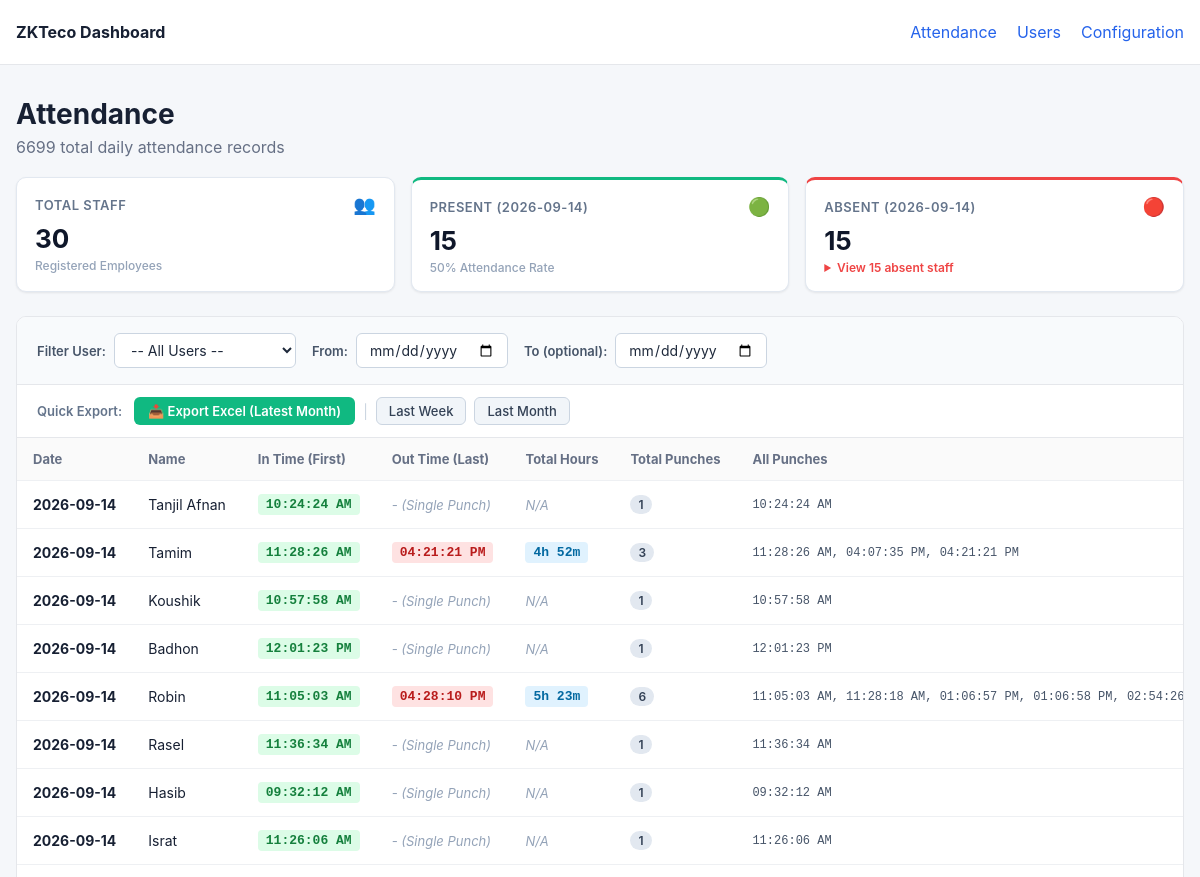
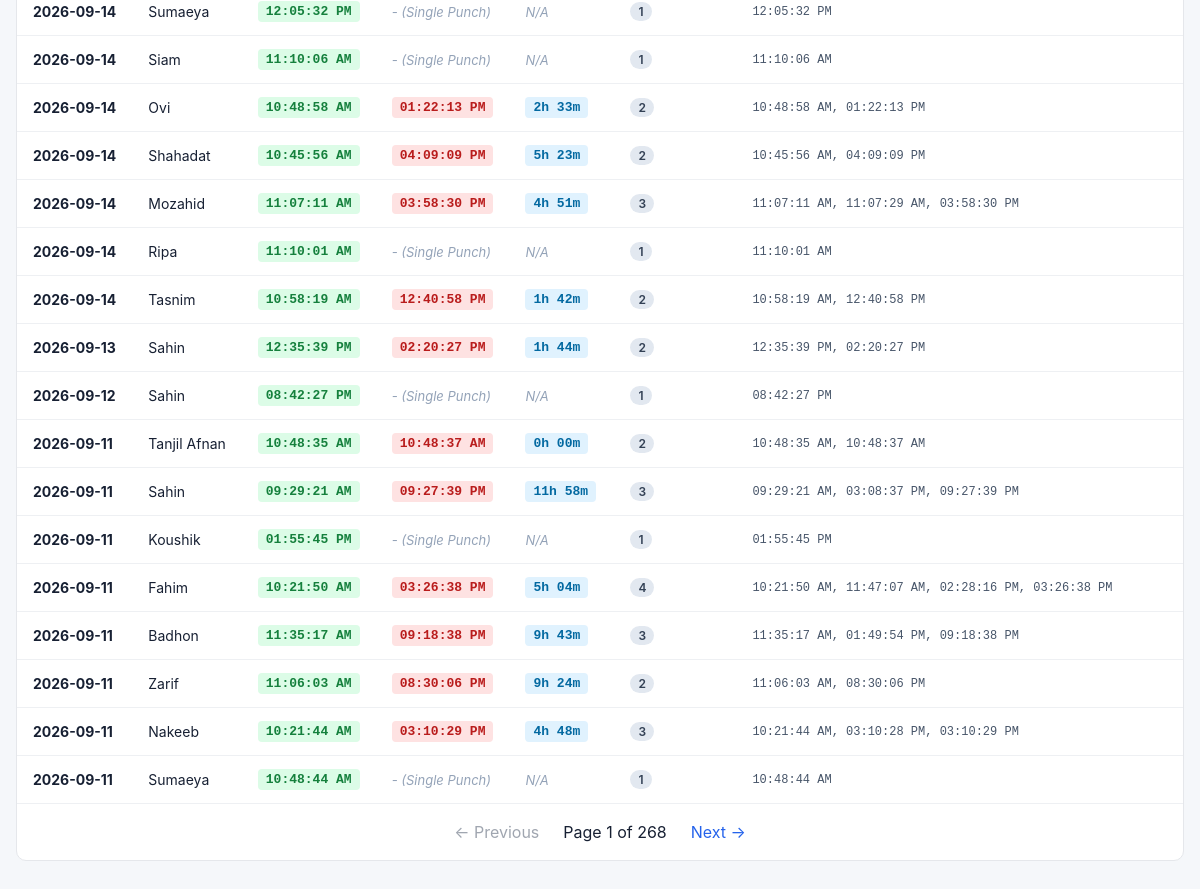
The page / on the database its author committed (2 pictures, top to bottom).
### tables this page shows
CREATE TABLE users (
            user_id TEXT PRIMARY KEY,
            name TEXT,
            privilege TEXT,
            created_at TEXT DEFAULT CURRENT_TIMESTAMP,
            updated_at TEXT DEFAULT CURRENT_TIMESTAMP
        );

### dashboard/app.py (the view)
@app.route("/")
def attendance():
    selected_user_id = request.args.get("user_id", "").strip()
    selected_from_date = request.args.get("from_date", "").strip()
    selected_to_date = request.args.get("to_date", "").strip()
    try:
        page = max(1, int(request.args.get("page", 1)))
    except ValueError:
        page = 1
    per_page = 25
    offset = (page - 1) * per_page
    db = get_db()
    all_users = db.execute(
        "SELECT user_id, name FROM users ORDER BY CAST(user_id AS INTEGER), user_id"
    ).fetchall()
    if selected_from_date and selected_to_date and selected_from_date == selected_to_date:
        target_date = selected_from_date
    elif selected_from_date and not selected_to_date:
        target_date = selected_from_date
    else:
        latest_date_row = db.execute("SELECT MAX(DATE(timestamp)) FROM attendance").fetchone()
        target_date = latest_date_row[0] if latest_date_row and latest_date_row[0] else datetime.now().strftime("%Y-%m-%d")
    present_rows = db.execute(
        "SELECT DISTINCT user_id FROM attendance WHERE DATE(timestamp) = ?",
        (target_date,),
    ).fetchall()
    present_uids = set(r[0] for r in present_rows)
    total_staff = len(all_users)
    present_count = len(present_uids)
    absent_count = max(0, total_staff - present_count)
    absent_users = [dict(u) for u in all_users if u["user_id"] not in present_uids]
    analytics = {
        "target_date": target_date,
        "total_staff": total_staff,
        "present_count": present_count,
        "absent_count": absent_count,
        "absent_users": absent_users,
    }
    conditions = []
    params = []
    if selected_user_id:
        conditions.append("a.user_id = ?")
        params.append(selected_user_id)
    if selected_from_date:
        conditions.append("DATE(a.timestamp) >= ?")
        params.append(selected_from_date)
    if selected_to_date:
        conditions.append("DATE(a.timestamp) <= ?")
        params.append(selected_to_date)
    where_clause = f"WHERE {' AND '.join(conditions)}" if conditions else ""
    count_sql = f"SELECT COUNT(*) FROM (SELECT 1 FROM attendance a {where_clause} GROUP BY a.user_id, DATE(a.timestamp))"
    total = db.execute(count_sql, params).fetchone()[0]
    rows_sql = f"""
        SELECT
            DATE(a.timestamp) AS date,
            a.user_id,
            COALESCE(u.name, 'Unknown') AS name,
            MIN(a.timestamp) AS min_ts,
            MAX(a.timestamp) AS max_ts,
            strftime('%I:%M:%S %p', MIN(a.timestamp)) AS in_time,
            strftime('%I:%M:%S %p', MAX(a.timestamp)) AS out_time,
            COUNT(*) AS total_punches,
            GROUP_CONCAT(strftime('%I:%M:%S %p', a.timestamp), ', ') AS all_punches
        FROM attendance a
        LEFT JOIN users u
            ON u.user_id = a.user_id
        {where_clause}
        GROUP BY a.user_id, DATE(a.timestamp)
        ORDER BY date DESC, CAST(a.user_id AS INTEGER), a.user_id
        LIMIT ? OFFSET ?
    """
    raw_rows = db.execute(rows_sql, params + [per_page, offset]).fetchall()
    db.close()
    rows = []
    for r in raw_rows:
        row_dict = dict(r)
        row_dict["total_hours"] = compute_total_hours(r["min_ts"], r["max_ts"], r["total_punches"])
        rows.append(row_dict)
    total_pages = max(1, (total + per_page - 1) // per_page)
    return render_template(
        "attendance.html",
        rows=rows,
        users_list=all_users,
        selected_user_id=selected_user_id,
        selected_from_date=selected_from_date,
        selected_to_date=selected_to_date,
        analytics=analytics,
        page=page,
        per_page=per_page,
        total=total,
        total_pages=total_pages,
    )

### dashboard/app.py (called while the page is built)
def get_db():
    db = sqlite3.connect(DB_FILE)
    db.row_factory = sqlite3.Row
    return db

def compute_total_hours(min_ts, max_ts, total_punches):
    if total_punches > 1 and min_ts and max_ts:
        try:
            t_in = datetime.fromisoformat(min_ts)
            t_out = datetime.fromisoformat(max_ts)
            diff = t_out - t_in
            secs = int(diff.total_seconds())
            if secs > 0:
                h = secs // 3600
                m = (secs % 3600) // 60
                return f"{h}h {m:02d}m"
        except Exception:
            pass
    return "N/A"

### dashboard/templates/attendance.html (shortened to what this page needs)
{% extends "base.html" %}
{% block content %}
<div class="page-header">
    <div>
        <h1>Attendance</h1>
        <p>
            {% if selected_from_date and selected_to_date %}
                Showing attendance {% if selected_user_id %}for User {{ selected_user_id }} {% endif %}from {{ selected_from_date }} to {{ selected_to_date }} ({{ total }} daily records found)
            {% elif selected_from_date %}
                Showing attendance {% if selected_user_id %}for User {{ selected_user_id }} {% endif %}from {{ selected_from_date }} onwards ({{ total }} daily records found)
            {% elif selected_to_date %}
                Showing attendance {% if selected_user_id %}for User {{ selected_user_id }} {% endif %}up to {{ selected_to_date }} ({{ total }} daily records found)
            {% elif selected_user_id %}
                Showing daily attendance for User {{ selected_user_id }} ({{ total }} daily records found)
            {% else %}
                {{ total }} total daily attendance records
            {% endif %}
        </p>
    </div>
</div>
<div class="kpi-grid">
    <div class="kpi-card">
        <div class="kpi-header">
            <span class="kpi-label">Total Staff</span>
            <span class="kpi-icon">👥</span>
        </div>
        <div class="kpi-value">{{ analytics.total_staff }}</div>
        <div class="kpi-sub">Registered Employees</div>
    </div>
    <div class="kpi-card kpi-card-success">
        <div class="kpi-header">
            <span class="kpi-label">Present ({{ analytics.target_date }})</span>
            <span class="kpi-icon">🟢</span>
        </div>
        <div class="kpi-value">{{ analytics.present_count }}</div>
        <div class="kpi-sub">{{ ((analytics.present_count / (analytics.total_staff or 1)) * 100)|round|int }}% Attendance Rate</div>
    </div>
    <div class="kpi-card kpi-card-danger">
        <div class="kpi-header">
            <span class="kpi-label">Absent ({{ analytics.target_date }})</span>
            <span class="kpi-icon">🔴</span>
        </div>
        <div class="kpi-value">{{ analytics.absent_count }}</div>
        <div class="kpi-sub">
            {% if analytics.absent_count > 0 %}
                <details class="absent-details">
                    <summary>View {{ analytics.absent_count }} absent staff</summary>
                </details>
            {% else %}
                All staff present!
            {% endif %}
        </div>
    </div>
</div>
<div class="card">
    <form method="GET" action="{{ url_for('attendance') }}" class="filter-bar">
        <div class="filter-group">
            <label for="user-select">Filter User:</label>
            <select name="user_id" id="user-select" onchange="this.form.submit()">
                <option value="">-- All Users --</option>
            </select>
        </div>
        <div class="filter-group">
            <label for="from-date">From:</label>
            <input type="date" name="from_date" id="from-date" value="{{ selected_from_date }}" onchange="this.form.submit()">
        </div>
        <div class="filter-group">
            <label for="to-date">To (optional):</label>
            <input type="date" name="to_date" id="to-date" value="{{ selected_to_date }}" onchange="this.form.submit()">
        </div>
    </form>
    <div class="export-bar">
        <div class="export-label">Quick Export:</div>
        <div class="export-buttons">
            <a href="{{ url_for('export_excel', user_id=selected_user_id, from_date=selected_from_date, to_date=selected_to_date) }}" class="btn-export">
                📥 Export Excel {% if not selected_user_id and not selected_from_date and not selected_to_date %}(Latest Month){% else %}(Filtered){% endif %}
            </a>
            <span class="divider">|</span>
            <a href="{{ url_for('export_excel', preset='last_week', user_id=selected_user_id) }}" class="btn-preset">Last Week</a>
            <a href="{{ url_for('export_excel', preset='last_month', user_id=selected_user_id) }}" class="btn-preset">Last Month</a>
        </div>
    </div>
    <div class="table-wrap">
        <table>
            <thead>
                <tr>
                    <th>Date</th>
                    <th>Name</th>
                    <th>In Time (First)</th>
                    <th>Out Time (Last)</th>
                    <th>Total Hours</th>
                    <th>Total Punches</th>
                    <th>All Punches</th>
                </tr>
            </thead>
            <tbody>
            {% for row in rows %}
                <tr>
                    <td><strong>{{ row.date }}</strong></td>
                    <td>{{ row.name }}</td>
                    <td>
                        <span class="time-tag in-time">{{ row.in_time }}</span>
                    </td>
                    <td>
                        {% if row.total_punches > 1 %}
                            <span class="time-tag out-time">{{ row.out_time }}</span>
                        {% else %}
                            <span class="single-punch">- (Single Punch)</span>
                        {% endif %}
                    </td>
                    <td>
                        <span class="{% if row.total_hours != 'N/A' %}hours-tag{% else %}single-punch{% endif %}">
                            {{ row.total_hours }}
                        </span>
                    </td>
                    <td><span class="badge">{{ row.total_punches }}</span></td>
                    <td class="punch-list">{{ row.all_punches }}</td>
                </tr>
            {% else %}
                <tr>
                    <td colspan="7" class="empty">No attendance records found.</td>
                </tr>
            {% endfor %}
            </tbody>
        </table>
    </div>
    {% include "_pagination.html" %}
</div>
{% endblock %}

### dashboard/static/style.css (style rules this page uses)
* { box-sizing: border-box; }
body { margin: 0; background: #f5f7fa; color: #172033; font-family: -apple-system, BlinkMacSystemFont, "Segoe UI", sans-serif; }
.page-header { margin-bottom: 20px; }
h1 { margin: 0 0 6px; font-size: 28px; }
p { margin: 0; color: #667085; }
.card { background: white; border: 1px solid #e5e7eb; border-radius: 10px; overflow: hidden; }
.table-wrap { overflow-x: auto; }
table { width: 100%; border-collapse: collapse; }
th, td { padding: 13px 16px; text-align: left; border-bottom: 1px solid #eef0f3; white-space: nowrap; }
th { background: #fafafa; font-size: 13px; color: #667085; }
td { font-size: 14px; }
.filter-bar { padding: 16px 20px; background: #f8fafc; border-bottom: 1px solid #e5e7eb; display: flex; align-items: center; flex-wrap: wrap; gap: 16px; }
.filter-group { display: flex; align-items: center; gap: 8px; }
.filter-group label { font-size: 13px; font-weight: 600; color: #475569; }
.filter-group select, .filter-group input[type="date"] { padding: 7px 12px; border: 1px solid #cbd5e1; border-radius: 6px; background-color: #ffffff; font-size: 14px; font-family: inherit; color: #1e293b; outline: none; cursor: pointer; transition: border-color 0.15s ease; }
.time-tag { display: inline-block; padding: 3px 8px; border-radius: 4px; font-size: 13px; font-family: ui-monospace, SFMono-Regular, Menlo, Monaco, Consolas, monospace; font-weight: 600; }
.time-tag.in-time { background: #dcfce7; color: #15803d; }
.time-tag.out-time { background: #fee2e2; color: #b91c1c; }
.hours-tag { display: inline-block; padding: 3px 8px; border-radius: 4px; font-size: 13px; font-family: ui-monospace, SFMono-Regular, Menlo, Monaco, Consolas, monospace; font-weight: 600; background: #e0f2fe; color: #0369a1; }
.single-punch { font-size: 13px; color: #94a3b8; font-style: italic; }
.badge { display: inline-block; padding: 2px 8px; border-radius: 12px; font-size: 12px; font-weight: 600; background: #e2e8f0; color: #334155; }
.punch-list { font-family: ui-monospace, SFMono-Regular, Menlo, Monaco, Consolas, monospace; font-size: 12px; color: #475569; }
.export-bar { padding: 12px 20px; background: #ffffff; border-bottom: 1px solid #e5e7eb; display: flex; align-items: center; gap: 12px; flex-wrap: wrap; }
.export-label { font-size: 13px; font-weight: 600; color: #64748b; }
.export-buttons { display: flex; align-items: center; gap: 8px; flex-wrap: wrap; }
.btn-export { display: inline-flex; align-items: center; gap: 6px; padding: 6px 14px; background-color: #10b981; color: #ffffff; font-size: 13px; font-weight: 600; border-radius: 6px; text-decoration: none; transition: background-color 0.15s ease; }
.btn-preset { display: inline-flex; align-items: center; padding: 5px 12px; background-color: #f1f5f9; color: #334155; font-size: 13px; font-weight: 500; border-radius: 6px; border: 1px solid #cbd5e1; text-decoration: none; transition: all 0.15s ease; }
.divider { color: #cbd5e1; font-size: 14px; }
.kpi-grid { display: grid; grid-template-columns: repeat(auto-fit, minmax(200px, 1fr)); gap: 16px; margin-bottom: 24px; }
.kpi-card { background: #ffffff; border-radius: 10px; padding: 16px 18px; box-shadow: 0 1px 3px rgba(0, 0, 0, 0.05), 0 1px 2px rgba(0, 0, 0, 0.03); border: 1px solid #e2e8f0; position: relative; overflow: hidden; transition: transform 0.15s ease, box-shadow 0.15s ease; }
.kpi-header { display: flex; justify-content: space-between; align-items: center; margin-bottom: 8px; }
.kpi-label { font-size: 13px; font-weight: 600; color: #64748b; text-transform: uppercase; letter-spacing: 0.5px; }
.kpi-icon { font-size: 18px; }
.kpi-value { font-size: 26px; font-weight: 700; color: #0f172a; line-height: 1.2; margin-bottom: 4px; }
.kpi-sub { font-size: 12px; color: #94a3b8; font-weight: 500; }
.kpi-card-success { border-top: 3px solid #10b981; }
.kpi-card-danger { border-top: 3px solid #ef4444; }
.absent-details summary { font-size: 12px; color: #ef4444; cursor: pointer; font-weight: 600; user-select: none; outline: none; }

### rows shown on the page
users: date "2026-09-14", name "Tanjil Afnan", in_time "10:24:24 AM", shows "- (Single Punch)", total_hours "N/A", total_punches "1", all_punches "10:24:24 AM", date "2026-09-11", in_time "10:48:35 AM", out_time "10:48:37 AM", total_hours "0h 00m", total_punches "2", all_punches "10:48:35 AM, 10:48:37 AM"
users: date "2026-09-14", name "Tamim", in_time "11:28:26 AM", out_time "04:21:21 PM", total_hours "4h 52m", total_punches "3", all_punches "11:28:26 AM, 04:07:35 PM, 04:21:21 PM"
users: date "2026-09-14", name "Koushik", in_time "10:57:58 AM", shows "- (Single Punch)", total_hours "N/A", total_punches "1", all_punches "10:57:58 AM"
users: date "2026-09-14", name "Badhon", in_time "12:01:23 PM", shows "- (Single Punch)", total_hours "N/A", total_punches "1", all_punches "12:01:23 PM"
users: date "2026-09-14", name "Robin", in_time "11:05:03 AM", out_time "04:28:10 PM", total_hours "5h 23m", total_punches "6", all_punches "11:05:03 AM, 11:28:18 AM, 01:06:57 PM, 01:06:58 PM, 02:54:26…"
users: date "2026-09-14", name "Rasel", in_time "11:36:34 AM", shows "- (Single Punch)", total_hours "N/A", total_punches "1", all_punches "11:36:34 AM"
users: date "2026-09-14", name "Hasib", in_time "09:32:12 AM", shows "- (Single Punch)", total_hours "N/A", total_punches "1", all_punches "09:32:12 AM"
users: date "2026-09-14", name "Israt", in_time "11:26:06 AM", shows "- (Single Punch)", total_hours "N/A", total_punches "1", all_punches "11:26:06 AM"
users: date "2026-09-14", name "Sumaeya", in_time "12:05:32 PM", shows "- (Single Punch)", total_hours "N/A", total_punches "1", all_punches "12:05:32 PM"
users: date "2026-09-14", name "Siam", in_time "11:10:06 AM", shows "- (Single Punch)", total_hours "N/A", total_punches "1", all_punches "11:10:06 AM"
users: date "2026-09-14", name "Ovi", in_time "10:48:58 AM", out_time "01:22:13 PM", total_hours "2h 33m", total_punches "2", all_punches "10:48:58 AM, 01:22:13 PM"
users: date "2026-09-14", name "Shahadat", in_time "10:45:56 AM", out_time "04:09:09 PM", total_hours "5h 23m", total_punches "2", all_punches "10:45:56 AM, 04:09:09 PM"
users: date "2026-09-14", name "Mozahid", in_time "11:07:11 AM", out_time "03:58:30 PM", total_hours "4h 51m", total_punches "3", all_punches "11:07:11 AM, 11:07:29 AM, 03:58:30 PM"
users: date "2026-09-14", name "Ripa", in_time "11:10:01 AM", shows "- (Single Punch)", total_hours "N/A", total_punches "1", all_punches "11:10:01 AM"
users: date "2026-09-14", name "Tasnim", in_time "10:58:19 AM", out_time "12:40:58 PM", total_hours "1h 42m", total_punches "2", all_punches "10:58:19 AM, 12:40:58 PM"

### other values the page prints
{{ total }} "6699"
{{ analytics.total_staff }} "30"
{{ analytics.target_date }} "2026-09-14"
{{ analytics.present_count }} "15"
{{ analytics.absent_count }} "15"
{{ row.date }} "2026-09-13" "2026-09-12" "2026-09-11" "2026-09-11" "2026-09-11" "2026-09-11" "2026-09-11" "2026-09-11" "2026-09-11"
{{ row.name }} "Sahin" "Sahin" "Sahin" "Koushik" "Fahim" "Badhon" "Zarif" "Nakeeb" "Sumaeya"
{{ row.in_time }} "12:35:39 PM" "08:42:27 PM" "09:29:21 AM" "01:55:45 PM" "10:21:50 AM" "11:35:17 AM" "11:06:03 AM" "10:21:44 AM" "10:48:44 AM"
{{ row.out_time }} "02:20:27 PM" "09:27:39 PM" "03:26:38 PM" "09:18:38 PM" "08:30:06 PM" "03:10:29 PM"
{{ row.total_hours }} "1h 44m" "N/A" "11h 58m" "N/A" "5h 04m" "9h 43m" "9h 24m" "4h 48m" "N/A"
{{ row.total_punches }} "2" "1" "3" "1" "4" "3" "2" "3" "1"
{{ row.all_punches }} "12:35:39 PM, 02:20:27 PM" "08:42:27 PM" "09:29:21 AM, 03:08:37 PM, 09:27:39 PM" "01:55:45 PM" "10:21:50 AM, 11:47:07 AM, 02:28:16 PM, 03:26:38 PM" "11:35:17 AM, 01:49:54 PM, 09:18:38 PM" "11:06:03 AM, 08:30:06 PM" "10:21:44 AM, 03:10:28 PM, 03:10:29 PM" "10:48:44 AM"
{{ page }} "1"
{{ total_pages }} "268"
